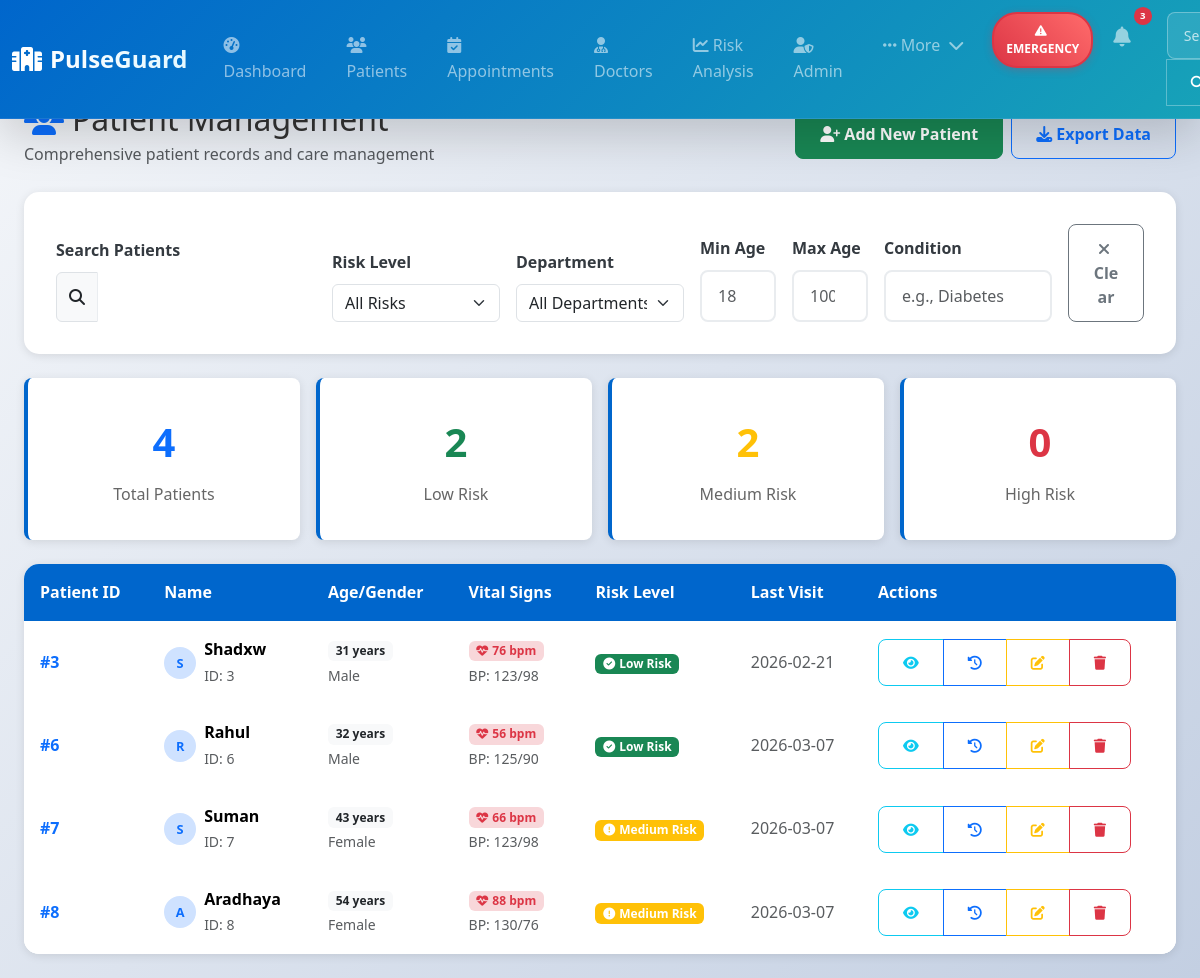
Before: /patients with the older database file.
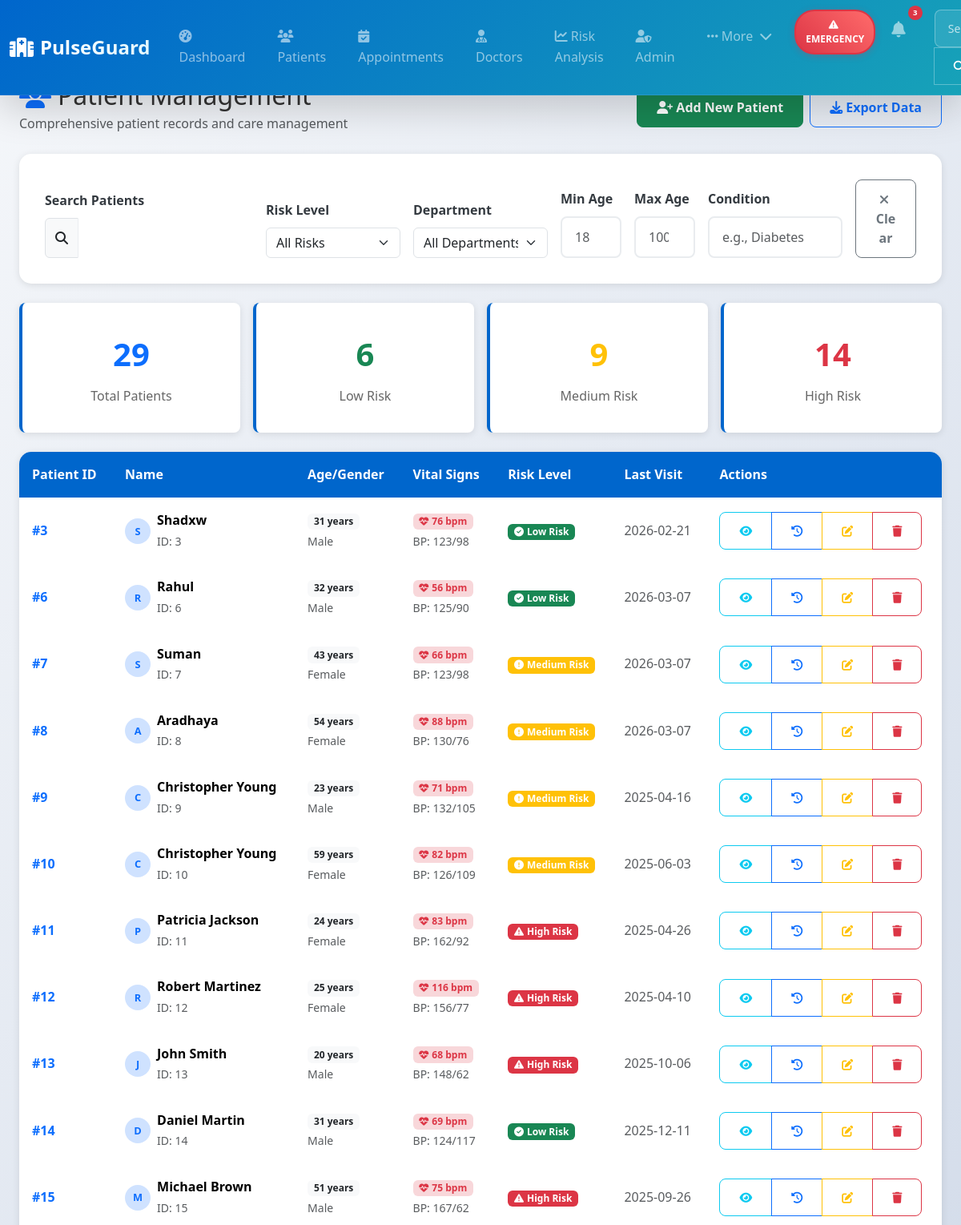
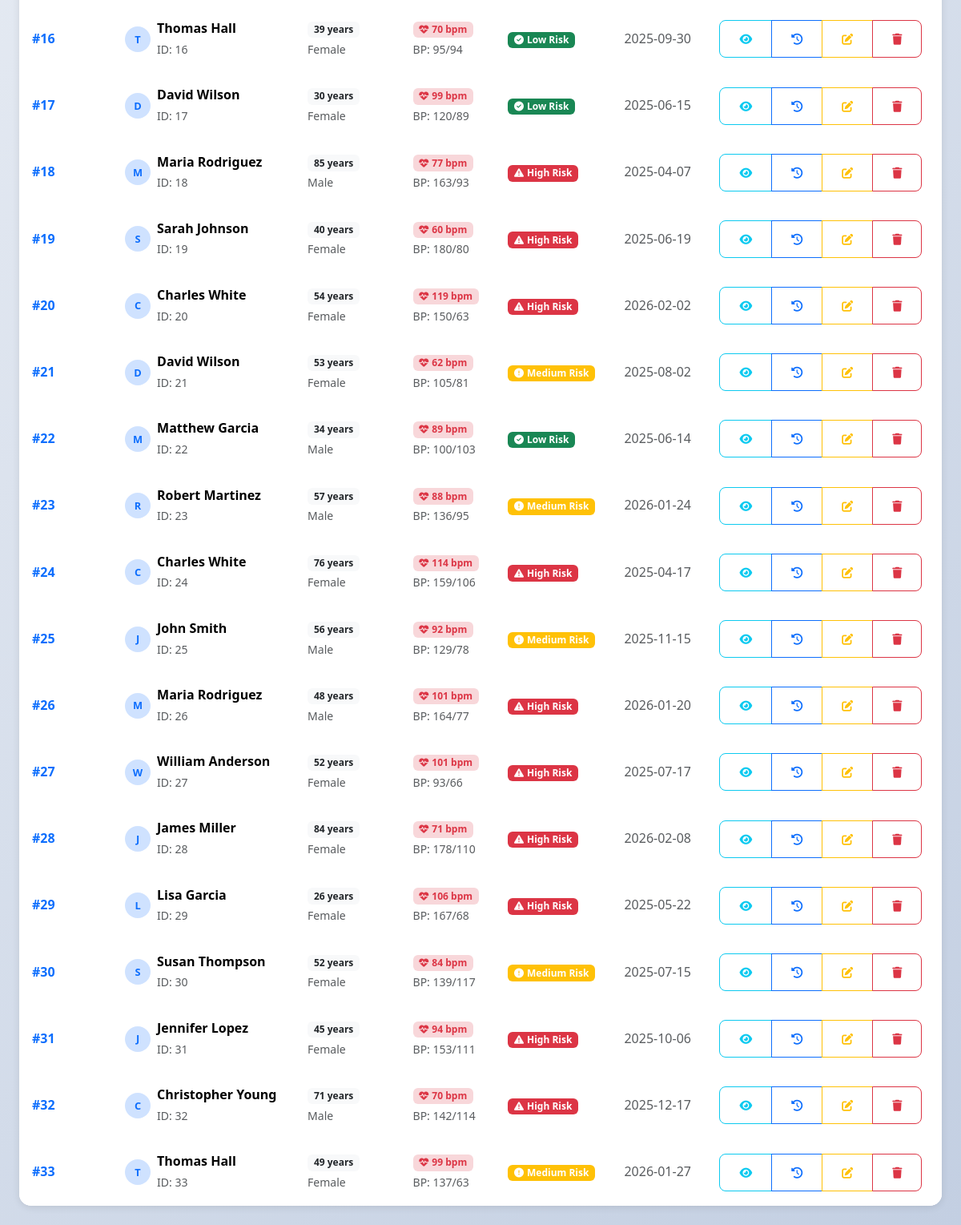
After: the same page with the newer database file (2 pictures, top to bottom).
### tables this page shows
CREATE TABLE patients (
            patient_id INTEGER PRIMARY KEY AUTOINCREMENT,
            name TEXT,
            age INTEGER,
            gender TEXT,
            weight REAL,
            blood_pressure TEXT,
            heart_rate INTEGER,
            existing_conditions TEXT,
            risk_level TEXT,
            registration_date TEXT
        , department TEXT);

### app.py (the view)
@app.route("/patients")
def patients():
    conn = sqlite3.connect("hospital.db")
    cursor = conn.cursor()
    query = "SELECT * FROM patients WHERE 1=1"
    params = []
    risk = request.args.get('risk')
    if risk:
        query += " AND risk_level = ?"
        params.append(risk)
    department = request.args.get('department')
    if department:
        query += " AND department = ?"
        params.append(department)
    age_min = request.args.get('age_min')
    if age_min:
        query += " AND age >= ?"
        params.append(int(age_min))
    age_max = request.args.get('age_max')
    if age_max:
        query += " AND age <= ?"
        params.append(int(age_max))
    condition = request.args.get('condition')
    if condition:
        query += " AND existing_conditions LIKE ?"
        params.append(f"%{condition}%")
    search = request.args.get('search')
    if search:
        query += " AND (name LIKE ? OR patient_id LIKE ?)"
        params.extend([f"%{search}%", f"%{search}%"])
    cursor.execute(query, params)
    data = cursor.fetchall()
    conn.close()
    return render_template("patients.html", patients=data)

### templates/patients.html (shortened to what this page needs)
{% extends "base.html" %}
{% block content %}
<div class="d-flex justify-content-between align-items-center mb-4">
    <div>
        <h1 class="h2 mb-1">
            <i class="fas fa-users text-primary me-2"></i>Patient Management
        </h1>
        <p class="text-muted mb-0">Comprehensive patient records and care management</p>
    </div>
    <div class="d-flex gap-2">
        <button class="btn btn-success" onclick="window.location.href='/register'">
            <i class="fas fa-user-plus me-1"></i>Add New Patient
        </button>
        <button class="btn btn-outline-primary" onclick="window.location.href='/export'">
            <i class="fas fa-download me-1"></i>Export Data
        </button>
    </div>
</div>
<div class="card border-0 shadow-custom mb-4">
    <div class="card-body">
        <div class="row g-3 align-items-end">
            <div class="col-md-3">
                <label class="form-label fw-semibold">Search Patients</label>
                <div class="input-group">
                    <span class="input-group-text"><i class="fas fa-search"></i></span>
                    <input type="text" class="form-control" id="searchInput" placeholder="Name, ID, or condition...">
                </div>
            </div>
            <div class="col-md-2">
                <label class="form-label fw-semibold">Risk Level</label>
                <select class="form-select" id="riskFilter">
                    <option value="">All Risks</option>
                </select>
            </div>
            <div class="col-md-2">
                <label class="form-label fw-semibold">Department</label>
                <select class="form-select" id="departmentFilter">
                    <option value="">All Departments</option>
                </select>
            </div>
            <div class="col-md-1">
                <label class="form-label fw-semibold">Min Age</label>
                <input type="number" class="form-control" id="ageMinFilter" placeholder="18">
            </div>
            <div class="col-md-1">
                <label class="form-label fw-semibold">Max Age</label>
                <input type="number" class="form-control" id="ageMaxFilter" placeholder="100">
            </div>
            <div class="col-md-2">
                <label class="form-label fw-semibold">Condition</label>
                <input type="text" class="form-control" id="conditionFilter" placeholder="e.g., Diabetes">
            </div>
            <div class="col-md-1">
                <button class="btn btn-outline-secondary w-100" onclick="clearFilters()">
                    <i class="fas fa-times me-1"></i>Clear
                </button>
            </div>
        </div>
    </div>
</div>
<div class="row g-3 mb-4">
    <div class="col-md-3">
        <div class="stats-card">
            <div class="stats-number text-primary">{{ patients|length }}</div>
            <div class="stats-label">Total Patients</div>
        </div>
    </div>
    <div class="col-md-3">
        <div class="stats-card">
            <div class="stats-number text-success">
                {{ patients|selectattr('8', 'equalto', 'Low')|list|length }}
            </div>
            <div class="stats-label">Low Risk</div>
        </div>
    </div>
    <div class="col-md-3">
        <div class="stats-card">
            <div class="stats-number text-warning">
                {{ patients|selectattr('8', 'equalto', 'Medium')|list|length }}
            </div>
            <div class="stats-label">Medium Risk</div>
        </div>
    </div>
    <div class="col-md-3">
        <div class="stats-card">
            <div class="stats-number text-danger">
                {{ patients|selectattr('8', 'equalto', 'High')|list|length }}
            </div>
            <div class="stats-label">High Risk</div>
        </div>
    </div>
</div>
<div id="tableViewContainer">
    <div class="card border-0 shadow-custom">
        <div class="card-body p-0">
            <div class="table-responsive">
                <table class="table table-hover mb-0" id="patientsTable">
                    <thead class="table-light">
                        <tr>
                            <th class="border-0 fw-semibold">Patient ID</th>
                            <th class="border-0 fw-semibold">Name</th>
                            <th class="border-0 fw-semibold">Age/Gender</th>
                            <th class="border-0 fw-semibold">Vital Signs</th>
                            <th class="border-0 fw-semibold">Risk Level</th>
                            <th class="border-0 fw-semibold">Last Visit</th>
                            <th class="border-0 fw-semibold">Actions</th>
                        </tr>
                    </thead>
                    <tbody>
                        {% for p in patients %}
                        <tr class="patient-row" data-risk="{{ p[8] }}" data-name="{{ p[1] }}">
                            <td>
                                <span class="fw-semibold text-primary">#{{ p[0] }}</span>
                            </td>
                            <td>
                                <div class="d-flex align-items-center">
                                    <div class="avatar-sm bg-primary-subtle text-primary me-2">
                                        {{ p[1][0] }}
                                    </div>
                                    <div>
                                        <div class="fw-semibold">{{ p[1] }}</div>
                                        <small class="text-muted">ID: {{ p[0] }}</small>
                                    </div>
                                </div>
                            </td>
                            <td>
                                <span class="badge bg-light text-dark">{{ p[2] }} years</span>
                                <br>
                                <small class="text-muted">{{ p[3] }}</small>
                            </td>
                            <td>
                                <div class="vital-signs">
                                    <span class="badge bg-danger-subtle text-danger">
                                        <i class="fas fa-heartbeat me-1"></i>{{ p[6] }} bpm
                                    </span>
                                    <br>
                                    <small class="text-muted">BP: {{ p[5] }}</small>
                                </div>
                            </td>
                            <td>
                                {% if p[8] == 'High' %}
                                    <span class="badge bg-danger">
                                        <i class="fas fa-exclamation-triangle me-1"></i>High Risk
                                    </span>
                                {% elif p[8] == 'Medium' %}
                                    <span class="badge bg-warning">
                                        <i class="fas fa-exclamation-circle me-1"></i>Medium Risk
                                    </span>
                                {% else %}
                                    <span class="badge bg-success">
                                        <i class="fas fa-check-circle me-1"></i>Low Risk
                                    </span>
                                {% endif %}
                            </td>
                            <td>
                                <span class="text-muted">{{ p[9] or '2024-01-15' }}</span>
                            </td>
                            <td>
                                <div class="btn-group" role="group">
                                    <a href="/patient/{{ p[0] }}" class="btn btn-sm btn-outline-info" title="View Profile">
                                        <i class="fas fa-eye"></i>
                                    </a>
                                    <button class="btn btn-sm btn-outline-primary" onclick="viewPatientTimeline('{{ p[0] }}')" title="View Timeline">
                                        <i class="fas fa-history"></i>
                                    </button>
                                    <a href="/edit/{{ p[0] }}" class="btn btn-sm btn-outline-warning" title="Edit Patient">
                                        <i class="fas fa-edit"></i>
                                    </a>
                                    <button class="btn btn-sm btn-outline-danger" onclick="deletePatient('{{ p[0] }}', '{{ p[1] }}')" title="Delete Patient">
                                        <i class="fas fa-trash"></i>
                                    </button>
                                </div>
                            </td>
                        </tr>
                        {% endfor %}
                    </tbody>
                </table>
            </div>
        </div>
    </div>
</div>
{% endblock %}

### templates/base.html (shortened to what this page needs)
<!DOCTYPE html>
<html lang="en">
<head>
<link href="https://cdn.jsdelivr.net/npm/bootstrap@5.3.2/dist/css/bootstrap.min.css" rel="stylesheet">
<link rel="stylesheet" href="https://cdnjs.cloudflare.com/ajax/libs/font-awesome/6.4.0/css/all.min.css">
<link href="https://unpkg.com/aos@2.3.4/dist/aos.css" rel="stylesheet">
<link rel="stylesheet" href="{{ url_for('static', filename='css/style.css') }}">
</head>
<body>
<nav class="navbar navbar-expand-lg navbar-dark bg-primary shadow-lg fixed-top">
    <div class="container-fluid">
        <a class="navbar-brand d-flex align-items-center fw-bold" href="/">
            <i class="fas fa-hospital-alt me-2 text-white"></i>
            <span class="brand-text">PulseGuard</span>
        </a>
        <div class="collapse navbar-collapse" id="navbarNav">
            <ul class="navbar-nav me-auto">
                <li class="nav-item">
                    <a class="nav-link px-3" href="/dashboard">
                        <i class="fas fa-tachometer-alt me-1"></i>Dashboard
                    </a>
                </li>
                <li class="nav-item">
                    <a class="nav-link px-3" href="/patients">
                        <i class="fas fa-users me-1"></i>Patients
                    </a>
                </li>
                <li class="nav-item">
                    <a class="nav-link px-3" href="/appointment">
                        <i class="fas fa-calendar-check me-1"></i>Appointments
                    </a>
                </li>
                <li class="nav-item">
                    <a class="nav-link px-3" href="/doctors">
                        <i class="fas fa-user-md me-1"></i>Doctors
                    </a>
                </li>
                <li class="nav-item">
                    <a class="nav-link px-3" href="/risk">
                        <i class="fas fa-chart-line me-1"></i>Risk Analysis
                    </a>
                </li>
                <li class="nav-item">
                    <a class="nav-link px-3" href="/admin">
                        <i class="fas fa-user-shield me-1"></i>Admin
                    </a>
                </li>
                <li class="nav-item dropdown">
                    <a class="nav-link dropdown-toggle px-3" href="#" role="button" data-bs-toggle="dropdown">
                        <i class="fas fa-ellipsis-h me-1"></i>More <i class="fas fa-chevron-down ms-1"></i>
                    </a>
                </li>
            </ul>
            <ul class="navbar-nav ms-auto">
                <li class="nav-item me-2">
                    <button class="btn btn-danger btn-sm emergency-btn" data-bs-toggle="modal" data-bs-target="#emergencyModal">
                        <i class="fas fa-exclamation-triangle me-1"></i>EMERGENCY
                    </button>
                </li>
                <li class="nav-item dropdown me-3">
                    <a class="nav-link position-relative" href="#" role="button" data-bs-toggle="dropdown">
                        <i class="fas fa-bell fa-lg"></i>
                        <span class="badge bg-danger notification-badge">3</span>
                    </a>
                </li>
                <li class="nav-item d-flex align-items-center me-3">
                    <div class="input-group">
                        <input type="text" class="form-control form-control-sm" placeholder="Search patients..." style="width: 150px;">
                        <button class="btn btn-outline-light btn-sm" type="button">
                            <i class="fas fa-search"></i>
                        </button>
                    </div>
                </li>
            </ul>
        </div>
    </div>
</nav>
<div style="height: 76px;"></div>
<div class="container-fluid px-4 py-4">
{% block content %}
{% endblock %}
</div>
</body>
</html>

Changed rows visible on the page:
added patients: patient_id "9", name "C", name "Christopher Young", age "23", gender "Male", heart_rate "71", blood_pressure "132/105", risk_level "Medium" (drawn), registration_date "2025-04-16"
added patients: patient_id "10", name "C", name "Christopher Young", age "59", gender "Female", heart_rate "82", blood_pressure "126/109", risk_level "Medium" (drawn), registration_date "2025-06-03"
added patients: patient_id "11", name "P", name "Patricia Jackson", age "24", gender "Female", heart_rate "83", blood_pressure "162/92", risk_level "High" (drawn), registration_date "2025-04-26"
added patients: patient_id "12", name "R", name "Robert Martinez", age "25", gender "Female", heart_rate "116", blood_pressure "156/77", risk_level "High" (drawn), registration_date "2025-04-10"
added patients: patient_id "13", name "J", name "John Smith", age "20", gender "Male", heart_rate "68", blood_pressure "148/62", risk_level "High" (drawn), registration_date "2025-10-06"
added patients: patient_id "14", name "D", name "Daniel Martin", age "31", gender "Male", heart_rate "69", blood_pressure "124/117", risk_level "Low" (drawn), registration_date "2025-12-11"
added patients: patient_id "15", name "M", name "Michael Brown", age "51", gender "Male", heart_rate "75", blood_pressure "167/62", risk_level "High" (drawn), registration_date "2025-09-26"
added patients: patient_id "16", name "T", name "Thomas Hall", age "39", gender "Female", heart_rate "70", blood_pressure "95/94", risk_level "Low" (drawn), registration_date "2025-09-30"
added patients: patient_id "17", name "D", name "David Wilson", age "30", gender "Female", heart_rate "99", blood_pressure "120/89", risk_level "Low" (drawn), registration_date "2025-06-15"
added patients: patient_id "18", name "M", name "Maria Rodriguez", age "85", gender "Male", heart_rate "77", blood_pressure "163/93", risk_level "High" (drawn), registration_date "2025-04-07"
added patients: patient_id "19", name "S", name "Sarah Johnson", age "40", gender "Female", heart_rate "60", blood_pressure "180/80", risk_level "High" (drawn), registration_date "2025-06-19"
added patients: patient_id "20", name "C", name "Charles White", age "54", gender "Female", heart_rate "119", blood_pressure "150/63", risk_level "High" (drawn), registration_date "2026-02-02"
added patients: patient_id "21", name "D", name "David Wilson", age "53", gender "Female", heart_rate "62", blood_pressure "105/81", risk_level "Medium" (drawn), registration_date "2025-08-02"
added patients: patient_id "22", name "M", name "Matthew Garcia", age "34", gender "Male", heart_rate "89", blood_pressure "100/103", risk_level "Low" (drawn), registration_date "2025-06-14"
added patients: patient_id "23", name "R", name "Robert Martinez", age "57", gender "Male", heart_rate "88", blood_pressure "136/95", risk_level "Medium" (drawn), registration_date "2026-01-24"
added patients: patient_id "24", name "C", name "Charles White", age "76", gender "Female", heart_rate "114", blood_pressure "159/106", risk_level "High" (drawn), registration_date "2025-04-17"
added patients: patient_id "25", name "J", name "John Smith", age "56", gender "Male", heart_rate "92", blood_pressure "129/78", risk_level "Medium" (drawn), registration_date "2025-11-15"
added patients: patient_id "26", name "M", name "Maria Rodriguez", age "48", gender "Male", heart_rate "101", blood_pressure "164/77", risk_level "High" (drawn), registration_date "2026-01-20"
added patients: patient_id "27", name "W", name "William Anderson", age "52", gender "Female", heart_rate "101", blood_pressure "93/66", risk_level "High" (drawn), registration_date "2025-07-17"
added patients: patient_id "28", name "J", name "James Miller", age "84", gender "Female", heart_rate "71", blood_pressure "178/110", risk_level "High" (drawn), registration_date "2026-02-08"
added patients: patient_id "29", name "L", name "Lisa Garcia", age "26", gender "Female", heart_rate "106", blood_pressure "167/68", risk_level "High" (drawn), registration_date "2025-05-22"
added patients: patient_id "30", name "S", name "Susan Thompson", age "52", gender "Female", heart_rate "84", blood_pressure "139/117", risk_level "Medium" (drawn), registration_date "2025-07-15"
added patients: patient_id "31", name "J", name "Jennifer Lopez", age "45", gender "Female", heart_rate "94", blood_pressure "153/111", risk_level "High" (drawn), registration_date "2025-10-06"
added patients: patient_id "32", name "C", name "Christopher Young", age "71", gender "Male", heart_rate "70", blood_pressure "142/114", risk_level "High" (drawn), registration_date "2025-12-17"
added patients: patient_id "33", name "T", name "Thomas Hall", age "49", gender "Female", heart_rate "99", blood_pressure "137/63", risk_level "Medium" (drawn), registration_date "2026-01-27"
Other visible differences:
{{ patients|length }}: "4" → "29"
{{ patients|selectattr('8', 'equalto', 'Low')|list|length }}: "2" → "6"
{{ patients|selectattr('8', 'equalto', 'Medium')|list|length }}: "2" → "9"
{{ patients|selectattr('8', 'equalto', 'High')|list|length }}: "0" → "14"
